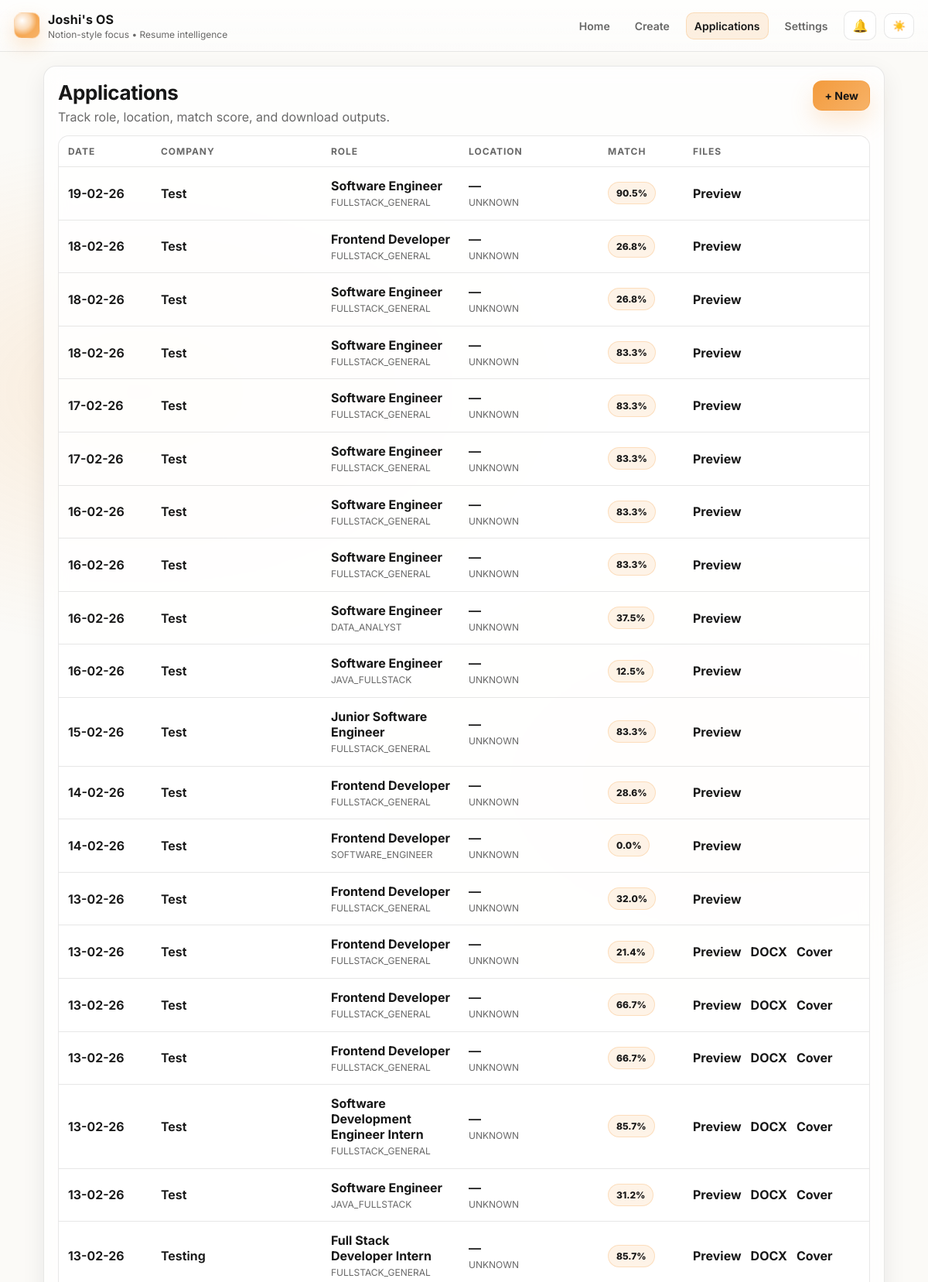
The app's page /applications (upper part) with its own data.
### tables this page shows
CREATE TABLE applications (
        id INTEGER PRIMARY KEY AUTOINCREMENT,
        company TEXT NOT NULL,
        role_title TEXT NOT NULL,
        role_family TEXT NOT NULL,
        jd_text TEXT NOT NULL,
        match_score REAL NOT NULL,
        created_at TEXT NOT NULL,
        resume_docx_path TEXT,
        resume_pdf_path TEXT,
        cover_letter_path TEXT,
        recruiter_msg TEXT
    , status TEXT DEFAULT 'CREATED', report_path TEXT, job_location TEXT DEFAULT '', work_mode TEXT DEFAULT 'UNKNOWN', relocation_required INTEGER DEFAULT 0, followup_date TEXT DEFAULT '', notes TEXT DEFAULT '', report_json TEXT DEFAULT '');

### app.py (the view)
@app.get("/applications", response_class=HTMLResponse)
def applications(request: Request):
    conn = get_conn()
    cur = conn.cursor()
    cur.execute(
        """
        SELECT
            id,
            company,
            role_title,
            role_family,
            created_at,
            job_location,
            work_mode,
            match_score,
            resume_pdf_path,
            resume_docx_path,
            cover_letter_path
        FROM applications
        ORDER BY id DESC
        LIMIT 400
        """
    )
    rows = cur.fetchall()
    conn.close()
    apps = []
    for r in rows:
        created_at = r[4] or ""
        created_date = created_at.split(" ")[0] if created_at else ""
        formatted_date = created_date
        try:
            dt = datetime.strptime(created_date, "%Y-%m-%d")
            formatted_date = dt.strftime("%d-%m-%y")
        except Exception:
            pass
        apps.append(
            {
                "id": r[0],
                "company": r[1] or "Unknown",
                "role_title": r[2] or "Unknown Role",
                "role_family": r[3] or "",
                "created_date": formatted_date,
                "job_location": r[5] or "—",
                "work_mode": r[6] or "UNKNOWN",
                "match_score": round(float(r[7] or 0), 1),
                "resume_pdf_path": r[8] or "",
                "resume_docx_path": r[9] or "",
                "cover_letter_path": r[10] or "",
            }
        )
    ctx = {"request": request, "title": "Applications", "apps": apps}
    ctx.update(_common_context())
    return templates.TemplateResponse("applications.html", ctx)

### templates/applications.html
{% extends "base.html" %}
{% block content %}
<section class="card">
    <div class="row between" style="align-items:flex-start;">
        <div>
            <h1 class="h1">Applications</h1>
            <p class="muted" style="margin:6px 0 0;">Track role, location, match score, and download outputs.</p>
        </div>
        <a class="btn primary" href="/new">+ New</a>
    </div>
    <div class="table-wrap table-premium" style="margin-top:14px;">
        <table class="table">
            <thead>
                <tr>
                    <th style="width:120px;">Date</th>
                    <th style="width:220px;">Company</th>
                    <th>Role</th>
                    <th style="width:180px;">Location</th>
                    <th style="width:110px;">Match</th>
                    <th style="width:240px;">Files</th>
                </tr>
            </thead>
            <tbody>
                {% for a in apps %}
                <tr>
                    <td class="nowrap">
                        <div class="cell-strong">{{ a.created_date or "—" }}</div>
                    </td>
                    <td>
                        <div class="cell-strong">{{ a.company }}</div>
                    </td>
                    <td>
                        <a class="link cell-strong" href="/application/{{ a.id }}">{{ a.role_title }}</a>
                        {% if a.role_family %}
                        <div class="tiny muted" style="margin-top:4px;">{{ a.role_family }}</div>
                        {% endif %}
                    </td>
                    <td>
                        <div class="cell-strong">{{ a.job_location or "—" }}</div>
                        <div class="tiny muted" style="margin-top:4px;">{{ a.work_mode or "UNKNOWN" }}</div>
                    </td>
                    <td>
                        <span class="pill-score">{{ a.match_score }}%</span>
                    </td>
                    <td class="nowrap">
                        <div class="file-links">
                            <a class="link" href="/application/{{ a.id }}/pdf">Preview</a>
                            {% if a.resume_docx_path %}
                            <a class="link" href="/download?path={{ a.resume_docx_path|urlencode }}">DOCX</a>
                            {% endif %}
                            {% if a.cover_letter_path %}
                            <a class="link" href="/download?path={{ a.cover_letter_path|urlencode }}">Cover</a>
                            {% endif %}
                        </div>
                    </td>
                </tr>
                {% endfor %}
            </tbody>
        </table>
    </div>
</section>
{% endblock %}

### static/styles.css (style rules this page uses)
:root { --bg: #fbfaf7; --panel: rgba(255, 255, 255, .78); --panelSolid: #ffffff; --text: #171717; --muted: rgba(23, 23, 23, .65); --border: rgba(23, 23, 23, .10); --shadow: 0 10px 30px rgba(17, 24, 39, .08); --accent: #f39b3d; --accent2: #f7b267; --accentSoft: rgba(243, 155, 61, .14); --radius: 16px; --radius2: 12px; }
* { box-sizing: border-box; }
body { margin: 0; font-family: Inter, system-ui, -apple-system, Segoe UI, Roboto, Arial, sans-serif; color: var(--text); background: var(--bg); }
.tiny { font-size: 12px; color: var(--muted); }
.muted { color: var(--muted); }
.card { background: var(--panel); border: 1px solid var(--border); border-radius: var(--radius); padding: 18px; box-shadow: var(--shadow); backdrop-filter: blur(14px); }
.h1 { margin: 0; font-size: 26px; letter-spacing: -0.4px; }
.row { display: flex; align-items: center; }
.between { justify-content: space-between; }
.btn { display: inline-flex; align-items: center; justify-content: center; gap: 8px; border-radius: 12px; padding: 10px 14px; font-weight: 700; font-size: 14px; border: 1px solid var(--border); background: var(--panelSolid); color: var(--text); text-decoration: none; cursor: pointer; }
.btn.primary { background: linear-gradient(135deg, var(--accent), var(--accent2)); border-color: rgba(243, 155, 61, .35); color: #161616; box-shadow: 0 14px 30px rgba(243, 155, 61, .22); }
.table-wrap { margin-top: 14px; border-radius: var(--radius); overflow: hidden; border: 1px solid var(--border); background: rgba(255, 255, 255, .55); }
.table { width: 100%; border-collapse: separate; border-spacing: 0; }
.table thead th { text-align: left; font-size: 12px; letter-spacing: .4px; text-transform: uppercase; color: var(--muted); padding: 14px 14px; border-bottom: 1px solid var(--border); background: rgba(255, 255, 255, .55); position: sticky; top: 0; z-index: 1; }
.table tbody td { padding: 14px 14px; border-bottom: 1px solid rgba(23, 23, 23, .08); vertical-align: middle; }
.nowrap { white-space: nowrap; }
.table td a.link { color: var(--text); text-decoration: none; font-weight: 700; }
.table .tiny.muted { line-height: 1.3; }
.pill-score { display: inline-flex; align-items: center; justify-content: center; border-radius: 999px; padding: 6px 10px; font-weight: 800; font-size: 13px; background: rgba(243, 155, 61, .14); border: 1px solid rgba(243, 155, 61, .25); }
.table-wrap { overflow-x: auto; border-radius: 14px; }
.table { width: 100%; border-collapse: collapse; }
.table thead th { text-align: left; font-size: 12px; letter-spacing: .08em; text-transform: uppercase; color: var(--muted); padding: 12px 12px; border-bottom: 1px solid var(--border); }
.table tbody td { padding: 14px 12px; border-bottom: 1px solid var(--border); vertical-align: middle; }
.cell-strong { font-weight: 650; }
.file-links { display: inline-flex; align-items: center; gap: 12px; flex-wrap: wrap; }
.pill-score { display: inline-flex; align-items: center; justify-content: center; padding: 6px 10px; border-radius: 999px; font-weight: 800; font-size: 12px; border: 1px solid rgba(243, 155, 61, .25); background: rgba(243, 155, 61, .12); }

### records on screen
applications: created_date "19-02-26", company "Test", role_title "Software Engineer", role_family "FULLSTACK_GENERAL", job_location "—", work_mode "UNKNOWN", match_score "90.5"
applications: created_date "18-02-26", company "Test", role_title "Frontend Developer", role_family "FULLSTACK_GENERAL", job_location "—", work_mode "UNKNOWN", match_score "26.8"
applications: created_date "18-02-26", company "Test", role_title "Software Engineer", role_family "FULLSTACK_GENERAL", job_location "—", work_mode "UNKNOWN", match_score "26.8"
applications: created_date "18-02-26", company "Test", role_title "Software Engineer", role_family "FULLSTACK_GENERAL", job_location "—", work_mode "UNKNOWN", match_score "83.3"
applications: created_date "17-02-26", company "Test", role_title "Software Engineer", role_family "FULLSTACK_GENERAL", job_location "—", work_mode "UNKNOWN", match_score "83.3"
applications: created_date "17-02-26", company "Test", role_title "Software Engineer", role_family "FULLSTACK_GENERAL", job_location "—", work_mode "UNKNOWN", match_score "83.3"
applications: created_date "16-02-26", company "Test", role_title "Software Engineer", role_family "FULLSTACK_GENERAL", job_location "—", work_mode "UNKNOWN", match_score "83.3"
applications: created_date "16-02-26", company "Test", role_title "Software Engineer", role_family "FULLSTACK_GENERAL", job_location "—", work_mode "UNKNOWN", match_score "83.3"
applications: created_date "16-02-26", company "Test", role_title "Software Engineer", role_family "DATA_ANALYST", job_location "—", work_mode "UNKNOWN", match_score "37.5"
applications: created_date "16-02-26", company "Test", role_title "Software Engineer", role_family "JAVA_FULLSTACK", job_location "—", work_mode "UNKNOWN", match_score "12.5"
applications: created_date "15-02-26", company "Test", role_title "Junior Software Engineer", role_family "FULLSTACK_GENERAL", job_location "—", work_mode "UNKNOWN", match_score "83.3"
applications: created_date "14-02-26", company "Test", role_title "Frontend Developer", role_family "FULLSTACK_GENERAL", job_location "—", work_mode "UNKNOWN", match_score "28.6"
applications: created_date "14-02-26", company "Test", role_title "Frontend Developer", role_family "SOFTWARE_ENGINEER", job_location "—", work_mode "UNKNOWN", match_score "0.0"
applications: created_date "13-02-26", company "Test", role_title "Frontend Developer", role_family "FULLSTACK_GENERAL", job_location "—", work_mode "UNKNOWN", match_score "32.0"
applications: created_date "13-02-26", company "Test", role_title "Frontend Developer", role_family "FULLSTACK_GENERAL", job_location "—", work_mode "UNKNOWN", match_score "21.4"
applications: created_date "13-02-26", company "Test", role_title "Frontend Developer", role_family "FULLSTACK_GENERAL", job_location "—", work_mode "UNKNOWN", match_score "66.7"
applications: created_date "13-02-26", company "Test", role_title "Frontend Developer", role_family "FULLSTACK_GENERAL", job_location "—", work_mode "UNKNOWN", match_score "66.7"
applications: created_date "13-02-26", company "Test", role_title "Software Development Engineer Intern", role_family "FULLSTACK_GENERAL", job_location "—", work_mode "UNKNOWN", match_score "85.7"
applications: created_date "13-02-26", company "Test", role_title "Software Engineer", role_family "JAVA_FULLSTACK", job_location "—", work_mode "UNKNOWN", match_score "31.2"
applications: created_date "13-02-26", company "Testing", role_title "Full Stack Developer Intern", role_family "FULLSTACK_GENERAL", job_location "—", work_mode "UNKNOWN", match_score "85.7"
